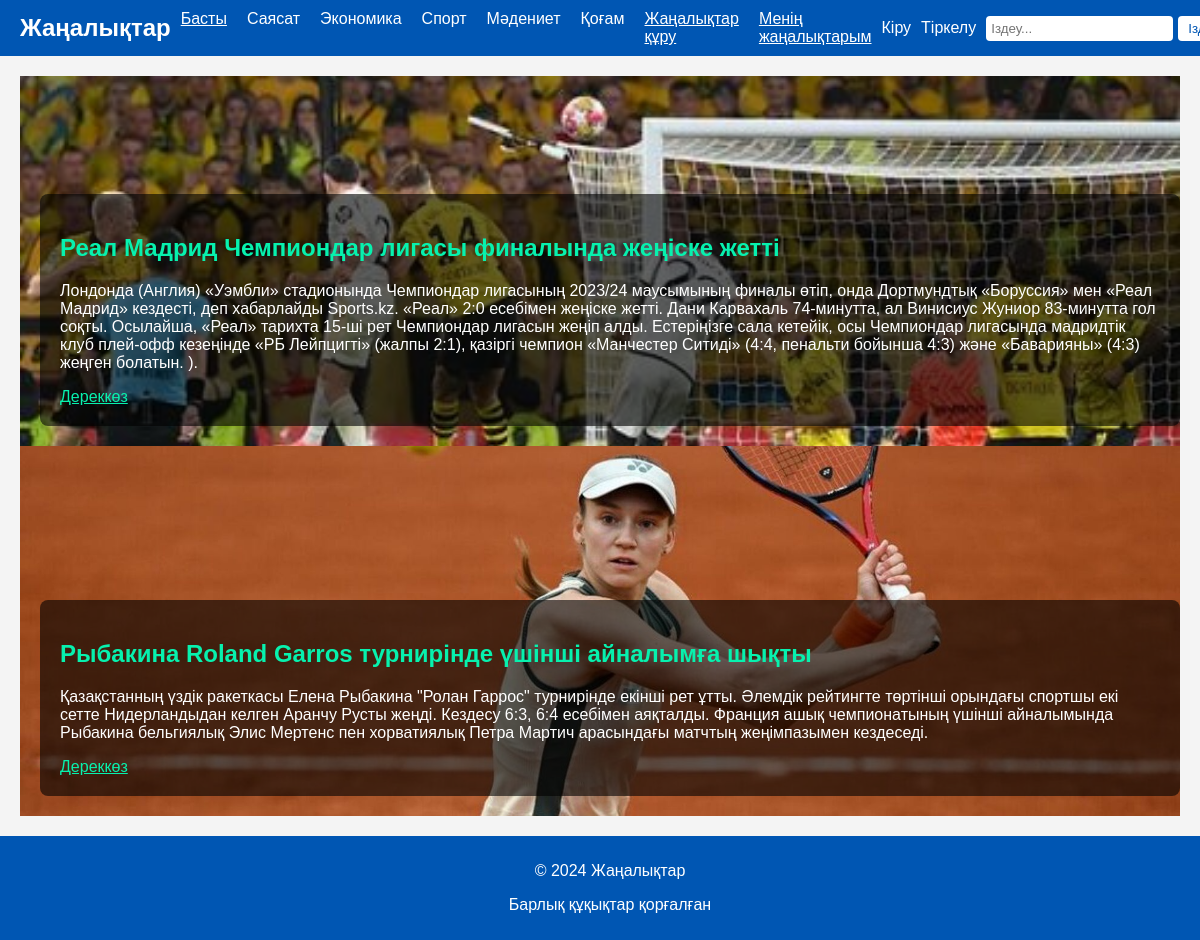
/users/category/3/, run on the app's committed database.
### users/models.py (models this page shows, shortened)
class Category(models.Model):
    name = models.CharField(max_length=100)

class News(models.Model):
    user = models.ForeignKey(User, on_delete=models.CASCADE)
    category = models.ForeignKey(Category, on_delete=models.CASCADE, related_name='news')
    title = models.CharField(max_length=200)
    description = models.TextField()
    image = models.ImageField(upload_to='news_images/')
    source = models.URLField(max_length=200, blank=True, null=True)  # New field for the news source
    created_at = models.DateTimeField(auto_now_add=True)

### users/views.py (the view)
# urls.py: path('category/<int:category_id>/', views.category_news, name='category_news'),
def category_news(request, category_id):
    category = get_object_or_404(Category, id=category_id)
    slides = category.news.all().order_by('-created_at')
    categories = Category.objects.all()
    return render(request, 'html/index.html', {'slides': slides, 'categories': categories, 'current_category': category})

### templates/html/index.html (shortened to what this page needs)
<!DOCTYPE html>
{% load static %}
<html lang="kk">
<head>
    <link rel="stylesheet" href="{% static 'css/styles.css' %}">
</head>
<body>
    <header>
        <div class="header-container">
            <div class="logo">Жаңалықтар</div>
            <nav>
                <ul>
                    <li><a href="{% url 'news_list' %}" id="home-link" class="active">Басты</a></li>
                    {% for category in categories %}
                    <li><a href="{% url 'category_news' category.id %}" id="{{ category.name }}-link">{{ category.name }}</a></li>
                    {% endfor %}
                    <li><a href="{% url 'create_news' %}" style="text-decoration: underline;" id="create-news">Жаңалықтар құру</a></li>
                    <li><a href="{% url 'my_news' %}" style="text-decoration: underline;" id="my-news">Менің жаңалықтарым</a></li>
                </ul>
            </nav>
            <div class="profile-bar">
                {% if user.is_authenticated %}
                    <div class="profile-dropdown">
                        <span>{{ user.email }}</span>
                        <div class="profile-dropdown-content">
                            <a href="{% url 'profile' %}" id="profile-link">Жеке кабинет</a>
                            <a href="{% url 'logout' %}" id="logout-link">Шығу</a>
                        </div>
                    </div>
                {% else %}
                    <a href="{% url 'login' %}" id="login-link">Кіру</a>
                    <a href="{% url 'register' %}" id="register-link">Тіркелу</a>
                {% endif %}
                <div class="search-bar">
                    <input type="text" id="search-input" placeholder="Іздеу...">
                    <button id="search-button">Іздеу</button>
                </div>
            </div>
        </div>
    </header>
    <main>
        {% block content %}
           <div class="news-tips-slider" style="cursor: pointer;">
    {% for slide in slides %}
    <div class="slide-container">
        <div class="slide" style="background-image: url('{{ slide.image.url }}');" onclick="window.open('{{ slide.source }}', '_blank');">
            <div class="slide-content">
                <h2 style="color: #07f1ae">{{ slide.title }}</h2>
                <p>{{ slide.description }}</p>
                {% if slide.source %}
                <a href="{{ slide.source }}" target="_blank" style="color: #07f1ae; text-decoration: underline;">Дереккөз</a>
                {% endif %}
            </div>
        </div>
    </div>
    {% endfor %}
</div>
        {% endblock %}
    </main>
    <footer class="footer-container">
        <div class="footer-content">
            <p>© 2024 Жаңалықтар</p>
            <p>Барлық құқықтар қорғалған</p>
        </div>
    </footer>
</body>
</html>

### static/css/styles.css (style rules this page uses)
body { font-family: Arial, sans-serif; margin: 0; padding: 0; color: #333; background-color: #f4f4f4; }
.header-container { display: flex; justify-content: space-between; align-items: center; padding: 10px 20px; background-color: #0056b3; color: white; }
.logo { font-size: 24px; font-weight: bold; }
nav ul { list-style: none; margin: 0; padding: 0; display: flex; }
nav ul li { margin: 0 10px; }
nav ul li a { color: white; text-decoration: none; }
nav ul li a.active { text-decoration: underline; }
.profile-bar { display: flex; align-items: center; }
.profile-bar a { color: white; text-decoration: none; margin-right: 10px; }
.search-bar { display: flex; align-items: center; }
.search-bar input { padding: 5px; margin-right: 5px; border: none; border-radius: 4px; }
.search-bar button { padding: 5px 10px; border: none; border-radius: 4px; background-color: white; color: #0056b3; cursor: pointer; }
main { display: flex; padding: 20px; justify-content: space-between; }
.footer-container { background-color: #0056b3; color: white; text-align: center; padding: 10px; position: sticky; bottom: 0; width: 100%; }

### templates/html/index.html (style rules this page uses)
body { font-family: Arial, sans-serif; margin: 0; padding: 0; color: #333; background-color: #f4f4f4; display: flex; flex-direction: column; min-height: 100vh; }
.header-container { display: flex; justify-content: space-between; align-items: center; padding: 10px 20px; background-color: #0056b3; color: white; }
.logo { font-size: 24px; font-weight: bold; }
nav ul { list-style: none; margin: 0; padding: 0; display: flex; }
nav ul li { margin: 0 10px; }
nav ul li a { color: white; text-decoration: none; }
nav ul li a.active { text-decoration: underline; }
.profile-bar { display: flex; align-items: center; }
.profile-bar a { color: white; text-decoration: none; margin-right: 10px; }
.search-bar { display: flex; align-items: center; }
.search-bar input { padding: 5px; margin-right: 5px; border: none; border-radius: 4px; }
.search-bar button { padding: 5px 10px; border: none; border-radius: 4px; background-color: white; color: #0056b3; cursor: pointer; }
main { flex: 1; padding: 20px; display: flex; justify-content: center; align-items: center; }
.footer-container { background-color: #0056b3; color: white; text-align: center; padding: 10px; position: sticky; bottom: 0; width: 100%; }
.news-tips-slider { position: relative; width: 100%; height: auto; overflow: hidden; }
.slide-container { opacity: 0; transform: translateY(50px); transition: opacity 0.5s ease-in-out, transform 0.5s ease-in-out; }
.slide { position: relative; width: 100%; height: 370px; background-size: cover; background-position: 0 30%; }
.slide-content { position: absolute; bottom: 20px; left: 20px; color: white; background-color: rgba(0, 0, 0, 0.6); padding: 20px; border-radius: 8px; }
.slide-container:nth-child(odd) .slide { animation: slideInLeft 1s forwards; }
.slide-container:nth-child(even) .slide { animation: slideInRight 1s forwards; }
.visible { opacity: 1; transform: translateY(0); }

### data on the page
Category: name "Саясат"
Category: name "Экономика"
Category: name "Спорт"
Category: name "Мәдениет"
Category: name "Қоғам"
News: image (picture), title "Реал Мадрид Чемпиондар лигасы финалында жеңіске жетті", description "Лондонда (Англия) «Уэмбли» стадионында Чемпиондар лигасының 2023/24 маусымының финалы өтіп, онда Дортмундтық «Боруссия» мен «Реал Мадрид» кездесті, деп хабарлайды Sports.kz. «Реал» 2:0 есебімен жеңіске жетті. Дани Карвахаль 74-минутта, ал Винисиус Жуниор 83-минутта гол соқты. Осылайша, «Реал» тарихта 15-ші рет Чемпиондар лигасын жеңіп алды. Естеріңізге сала кетейік, осы Чемпиондар лигасында мадридтік клуб плей-офф кезеңінде «РБ Лейпцигті» (жалпы 2:1), қазіргі чемпион «Манчестер Ситиді» (4:4, пенальти бойынша 4:3) және «Баварияны» (4:3) жеңген болатын. )."
News: image (picture), title "Рыбакина Roland Garros турнирінде үшінші айналымға шықты", description "Қазақстанның үздік ракеткасы Елена Рыбакина \"Ролан Гаррос\" турнирінде екінші рет ұтты. Әлемдік рейтингте төртінші орындағы спортшы екі сетте Нидерландыдан келген Аранчу Русты жеңді. Кездесу 6:3, 6:4 есебімен аяқталды. Франция ашық чемпионатының үшінші айналымында Рыбакина бельгиялық Элис Мертенс пен хорватиялық Петра Мартич арасындағы матчтың жеңімпазымен кездеседі."
